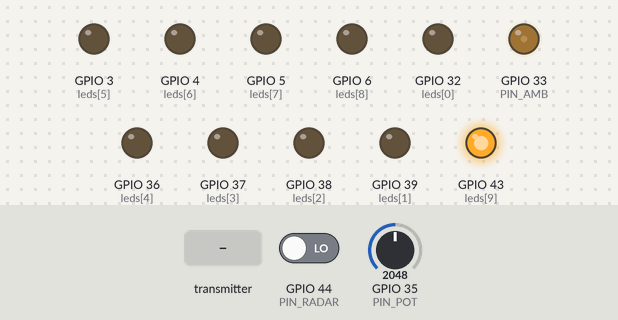
A sketch run on a simulated ESP32. Shown: output pins drawn as LEDs (lit = HIGH). Dashed ring = blinking. Inputs (shaded band) come from the test bench; at power-on: GPIO 35 (PIN_POT) = 2048, GPIO 44 (PIN_RADAR) LOW. WiFi joins after 1.5 s; servers stay silent unless stated; EEPROM starts erased; what the sketch prints to the serial monitor is not drawn.

Above: at 1.2 s.
1.3 s: the transmitter starts sending startWifi = 1024
At 1.3 s:
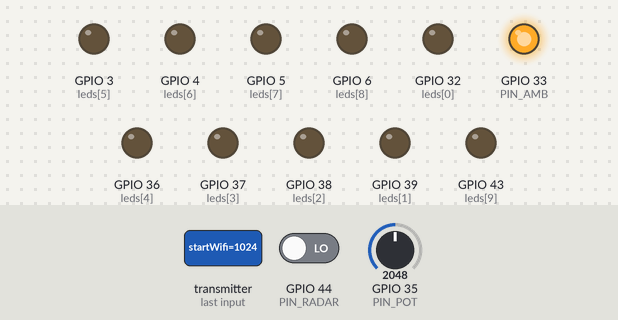
At 3.6 s:
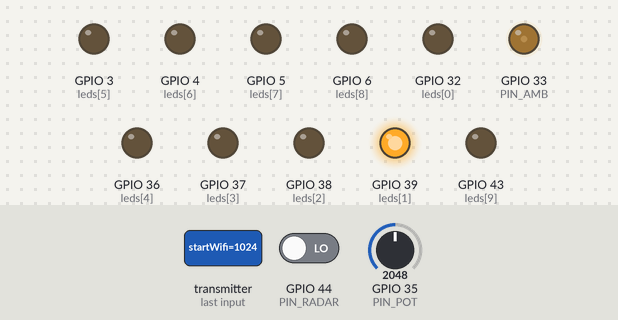
4.3 s: GPIO 35 (PIN_POT) set to 2295
7.3 s: GPIO 35 (PIN_POT) set to 2382
13.3 s: the transmitter starts sending startWifi = 0
At 14.87 s:
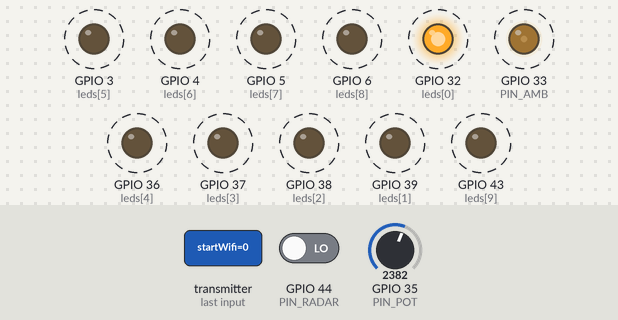
16.3 s: the transmitter starts sending startWifi = 2048
Timing chart, 0 to 20.3 s (numbered marks = the images above; inputs shaded):
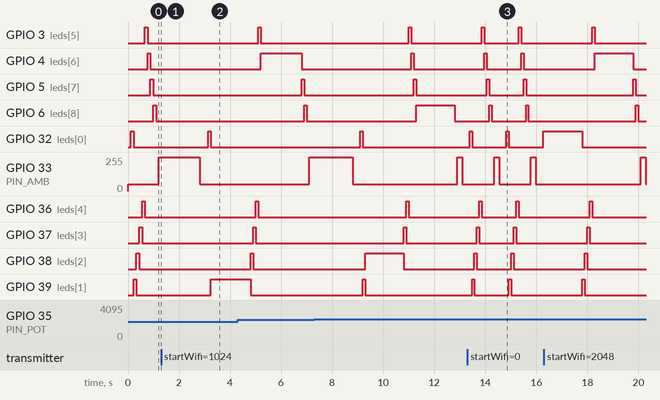

The sketch:

WarpCore_ESP32.ino
```cpp
// WarpCore_ESP32.ino — Arduino Nano ESP32
//
// Chase effect uses digitalWrite on all 10 LED groups (confirmed working).
// Ambient LED (A5) uses analogWrite for dim/bright — one LEDC channel only.
// WiFi/OTA, NVS, ESP-NOW, LD2410C presence detection preserved from prior version.
//
// Wiring:
//   Chase LEDs : A4 A3 A2 A1 A0 D2 D3 D4 D5 D6  (NPN transistors)
//                Use D2-D6 constants, NOT raw 2-6 — Nano ESP32: D2=GPIO5, raw 2=GPIO2
//   Ambient LED: A5
//   Speed pot  : A7 (wiper; ends to 3.3V and GND)
//   LD2410C OUT: D7 (push-pull, HIGH=presence)

// ── Includes ──────────────────────────────────────────────────────────────────

#include <esp_now.h>
#include <WiFi.h>
#include <esp_wifi.h>
#include <ESPmDNS.h>
#include <ArduinoOTA.h>
#include <Preferences.h>

// ── LED command constants (must match all other sketches) ─────────────────────

#define LED_ON         1
#define LED_OFF        2
#define LED_STARTUP    7
#define LED_SHUTDOWN   8
#define LED_WARP      28
#define LED_RADAR_EN  29  // DataPad → WarpCore: enable(1)/disable(0) radar
#define LED_RADAR_TRIG 30  // WarpCore → DataPad: presence detected

// ── Peer MAC addresses ────────────────────────────────────────────────────────

uint8_t dataPadAddress[] = {0x00, 0x00, 0x00, 0x00, 0x00, 0x00}; // run MAC_address_retriver on your board
uint8_t bridgeAddress[]  = {0x00, 0x00, 0x00, 0x00, 0x00, 0x00}; // run MAC_address_retriver on your board
uint8_t engRoomAddress[] = {0x00, 0x00, 0x00, 0x00, 0x00, 0x00}; // run MAC_address_retriver on your board

// ── Shared struct (must match all other sketches exactly) ─────────────────────

typedef struct struct_message {
  int status, boardInd;
  char password1[65], ssid1[33];
  int startWifi, wifiStatus;
  uint32_t ipAddress;
  int ledGroup, ledCmd, ledValue;
} struct_message;

struct_message myData;
esp_now_peer_info_t peerInfo;

// ── WarpCore state ────────────────────────────────────────────────────────────

bool    warpCoreActive = true;
bool    needAllOff     = false;
bool    remoteOverride = false;
uint8_t remoteSpeed    = 0;
bool    radarEnabled   = true;

// ── WiFi / OTA ────────────────────────────────────────────────────────────────

const char* mdnsName      = "WarpCore";
uint32_t    last_ota_time = 0;
bool        wifiActive      = false;
bool        servicesStarted = false;
uint32_t    wifiDropMs      = 0;
int         startWifi1      = 0;
bool        saveWifi1       = false;
uint8_t     wifiChannel     = 1;
#define WIFI_REVERT_MS 90000

// ── LD2410C presence sensor ───────────────────────────────────────────────────

#define PIN_RADAR        D7
#define RADAR_LOCKOUT_MS 3000

bool     radarLastState = false;
uint32_t radarLockoutMs = 0;

// ── Pin assignments ───────────────────────────────────────────────────────────

const uint8_t leds[]  = {A4, A3, A2, A1, A0, D2, D3, D4, D5, D6};
const uint8_t NLEDS   = sizeof(leds) / sizeof(uint8_t);
const uint8_t PIN_AMB = A5;
const uint8_t PIN_POT = A7;

const int AMB_DIM = 50;

// ── Chase state machine ───────────────────────────────────────────────────────

enum ChaseState { CHASE, PAUSE_HIGH, PAUSE_LOW };
ChaseState chaseState = CHASE;
int        chaseStep  = 0;
uint32_t   chaseTimer = 0;

int getDelay() {
  if (remoteOverride)
    return (int)map(remoteSpeed, 0, 10, 200, 20);
  return map(analogRead(PIN_POT), 0, 4095, 200, 20);
}

void updateChase() {
  uint32_t now = millis();
  int      d   = getDelay();

  switch (chaseState) {
    case CHASE:
      if (now - chaseTimer < (uint32_t)d) return;
      chaseTimer = now;
      if (chaseStep == 0) {
        digitalWrite(leds[0], HIGH);
      } else if (chaseStep < NLEDS) {
        digitalWrite(leds[chaseStep],     HIGH);
        digitalWrite(leds[chaseStep - 1], LOW);
      } else {
        digitalWrite(leds[NLEDS - 1], LOW);
        analogWrite(PIN_AMB, 255);
        chaseState = PAUSE_HIGH;
        chaseStep  = 0;
        break;
      }
      chaseStep++;
      break;

    case PAUSE_HIGH:
      if (now - chaseTimer < (uint32_t)(d * 2)) return;
      analogWrite(PIN_AMB, AMB_DIM);
      chaseState = PAUSE_LOW;
      chaseTimer = now;
      break;

    case PAUSE_LOW:
      if (now - chaseTimer < (uint32_t)(d * 2)) return;
      chaseState = CHASE;
      chaseTimer = now;
      break;
  }
}

// ── Helpers ───────────────────────────────────────────────────────────────────

void allLedsOff() {
  for (int i = 0; i < NLEDS; i++) digitalWrite(leds[i], LOW);
  analogWrite(PIN_AMB, 0);
  chaseState = CHASE;
  chaseStep  = 0;
  chaseTimer = 0;
}

// ── ESP-NOW receive ───────────────────────────────────────────────────────────

void OnDataRecv(const uint8_t *mac, const uint8_t *data, int len) {
  if (len < (int)sizeof(struct_message)) return;
  memcpy(&myData, data, sizeof(myData));

  if      (myData.startWifi == 3) { startWifi1 = 3; saveWifi1 = false; }
  else if (myData.startWifi == 2) { startWifi1 = 1; saveWifi1 = true;  }
  else if (myData.startWifi)      { startWifi1 = 1; saveWifi1 = false; }

  switch (myData.ledCmd) {
    case LED_WARP:
      remoteSpeed    = (uint8_t)constrain(myData.ledValue, 0, 10);
      remoteOverride = (remoteSpeed > 0);
      break;
    case LED_RADAR_EN:
      radarEnabled = (myData.ledValue != 0);
      { Preferences prefs; prefs.begin("warpcore", false);
        prefs.putBool("radar_on", radarEnabled); prefs.end(); }
      break;
    case LED_STARTUP:
      warpCoreActive = true;
      remoteOverride = false;
      remoteSpeed    = 0;
      break;
    case LED_SHUTDOWN:
      warpCoreActive = false;
      needAllOff     = true;
      break;
    case LED_ON:
      warpCoreActive = true;
      break;
    case LED_OFF:
      warpCoreActive = false;
      needAllOff     = true;
      break;
  }
}

// ── WiFi / OTA ────────────────────────────────────────────────────────────────

static void refreshPeers() {
  const uint8_t* peers[] = {dataPadAddress, bridgeAddress, engRoomAddress};
  for (auto addr : peers) {
    esp_now_del_peer(addr);
    memcpy(peerInfo.peer_addr, addr, 6);
    peerInfo.channel = 0; peerInfo.encrypt = false;
    esp_now_add_peer(&peerInfo);
  }
  esp_wifi_get_channel(&wifiChannel, NULL);
  Serial.printf("ESP-NOW peers refreshed  ch=%d\n", wifiChannel);
}

void StartWiFi(bool saveCredentials) {
  const char* ssid     = myData.ssid1;
  const char* password = myData.password1;
  Serial.printf("Connecting to: %s\n", ssid);

  bool connected = false;
  for (int attempt = 1; attempt <= 2 && !connected; attempt++) {
    Serial.printf("WiFi attempt %d/2...\n", attempt);
    WiFi.disconnect(); WiFi.begin(ssid, password);
    unsigned long t = millis();
    while (millis() - t < 10000) {
      if (WiFi.status() == WL_CONNECTED) { connected = true; break; }
      delay(100); Serial.print(".");
    }
    Serial.println();
  }

  if (!connected) {
    WiFi.disconnect();
    esp_wifi_set_channel(1, WIFI_SECOND_CHAN_NONE);
    wifiChannel = 1;
    Serial.printf("WiFi: did not connect after 2 attempts. ESP-NOW ch=%d\n", wifiChannel);
    myData.boardInd   = 4;
    myData.wifiStatus = 6;
    esp_now_send(dataPadAddress, (uint8_t *)&myData, sizeof(myData));
    return;
  }

  Serial.printf("WiFi connected. IP: %s  ch=%d\n", WiFi.localIP().toString().c_str(), WiFi.channel());
  esp_wifi_set_ps(WIFI_PS_NONE);
  refreshPeers();
  myData.boardInd   = 4;
  myData.wifiStatus = 7;
  myData.ipAddress  = (uint32_t)WiFi.localIP();
  esp_now_send(dataPadAddress, (uint8_t *)&myData, sizeof(myData));

  if (saveCredentials) {
    Preferences prefs;
    prefs.begin("warpcore", false);
    prefs.putString("wifi_ssid", String(myData.ssid1));
    prefs.putString("wifi_pass", String(myData.password1));
    prefs.putBool("wifi_auto",   true);
    prefs.end();
    Serial.println("WiFi credentials saved to NVS");
  }

  if (!servicesStarted) {
    if (MDNS.begin(mdnsName)) Serial.printf("mDNS started: http://%s.local\n", mdnsName);
    else                      Serial.println("mDNS failed — continuing without it");
    ArduinoOTA.begin();
    servicesStarted = true;
    wifiActive      = true;
    wifiDropMs      = 0;
  }
}

void RevertWiFi() {
  Preferences prefs;
  prefs.begin("warpcore", false); prefs.putBool("wifi_auto", false); prefs.end();
  WiFi.disconnect();
  esp_wifi_set_channel(1, WIFI_SECOND_CHAN_NONE);
  wifiChannel     = 1;
  wifiActive      = false;
  wifiDropMs      = 0;
  servicesStarted = false;
  Serial.printf("WiFi reverted. ESP-NOW ch=%d\n", wifiChannel);
}

// ── Arduino entry points ──────────────────────────────────────────────────────

void setup() {
  Serial.begin(115200);
  Serial.print("WarpCore MAC: ");

  WiFi.mode(WIFI_STA);
  esp_wifi_set_channel(1, WIFI_SECOND_CHAN_NONE);
  Serial.println(WiFi.macAddress());

  {
    Preferences prefs;
    prefs.begin("warpcore", true);
    warpCoreActive = prefs.getBool("on_default", true);
    radarEnabled   = prefs.getBool("radar_on",   true);
    bool wifi_auto = prefs.getBool("wifi_auto",  false);
    if (wifi_auto) {
      String ssid = prefs.getString("wifi_ssid", "");
      String pass = prefs.getString("wifi_pass", "");
      strncpy(myData.ssid1,     ssid.c_str(), 32); myData.ssid1[32]     = '\0';
      strncpy(myData.password1, pass.c_str(), 64); myData.password1[64] = '\0';
      if (ssid.length() > 0) startWifi1 = 1;
    }
    prefs.end();
  }

  esp_now_init();
  esp_now_register_recv_cb(OnDataRecv);

  const uint8_t* peers[] = {dataPadAddress, bridgeAddress, engRoomAddress};
  for (auto addr : peers) {
    memcpy(peerInfo.peer_addr, addr, 6);
    peerInfo.channel = 0; peerInfo.encrypt = false;
    esp_now_add_peer(&peerInfo);
  }
  esp_wifi_get_channel(&wifiChannel, NULL);
  Serial.printf("ESP-NOW ready  ch=%d\n", wifiChannel);

  ArduinoOTA.setHostname(mdnsName);
  ArduinoOTA
    .onStart([]() { Serial.println("OTA start"); })
    .onEnd([]()   { Serial.println("\nOTA end"); })
    .onProgress([](unsigned int progress, unsigned int total) {
      if (millis() - last_ota_time > 500) {
        Serial.printf("OTA: %u%%\n", progress / (total / 100));
        last_ota_time = millis();
      }
    })
    .onError([](ota_error_t error) {
      const char* msg[] = {"Auth Failed","Begin Failed","Connect Failed","Receive Failed","End Failed"};
      if (error <= OTA_END_ERROR) Serial.printf("OTA Error[%u]: %s\n", error, msg[error]);
    });

  pinMode(PIN_RADAR, INPUT);

  for (int i = 0; i < NLEDS; i++) {
    pinMode(leds[i], OUTPUT);
    digitalWrite(leds[i], LOW);
  }
  pinMode(PIN_AMB, OUTPUT);
  analogWrite(PIN_AMB, warpCoreActive ? AMB_DIM : 0);
}

void loop() {
  if (startWifi1) {
    if      (startWifi1 == 3) RevertWiFi();
    else if (startWifi1 == 1) StartWiFi(saveWifi1);
    startWifi1 = 0;
  }

  if (servicesStarted) ArduinoOTA.handle();

  if (wifiActive) {
    if (WiFi.status() != WL_CONNECTED) {
      if (wifiDropMs == 0) wifiDropMs = millis();
      else if (millis() - wifiDropMs >= WIFI_REVERT_MS) {
        Serial.println("WiFi dropped — auto-reverting to ESP-NOW ch=1");
        wifiDropMs = 0; startWifi1 = 3;
      }
    } else { wifiDropMs = 0; }
  }

  if (needAllOff) { allLedsOff(); needAllOff = false; }

  bool radarNow = digitalRead(PIN_RADAR);
  if (radarNow != radarLastState)
    Serial.printf("Radar: %s\n", radarNow ? "PRESENCE" : "clear");
  if (radarEnabled && radarNow && !radarLastState && millis() - radarLockoutMs >= RADAR_LOCKOUT_MS) {
    radarLockoutMs = millis();
    Serial.println("Radar trigger — notifying DataPad");
    myData.boardInd = 4; myData.ledGroup = -1;
    myData.ledCmd   = LED_RADAR_TRIG; myData.ledValue = 0;
    esp_now_send(dataPadAddress, (uint8_t *)&myData, sizeof(myData));
    // TODO: send red alert cmd here (when red alert screen is implemented on DataPad)
  }
  radarLastState = radarNow;

  if (warpCoreActive) updateChase();
}
```

Measured:
- after the input at 1.3 s, GPIO 3 (leds[5]), GPIO 4 (leds[6]), GPIO 5 (leds[7]), GPIO 36 (leds[4]), GPIO 37 (leds[3]), GPIO 38 (leds[2]): stops changing and stays LOW; GPIO 6 (leds[8]): stays LOW (without the input it goes to HIGH after 1.3 s); GPIO 43 (leds[9]): stays LOW (without the input it goes to HIGH after 1.5 s)
- after the input at 13.3 s, GPIO 4 (leds[6]): alternates HIGH for 0.10 s and LOW for 1.3 s, starting after 0.66 s; GPIO 5 (leds[7]): alternates HIGH for 0.10 s and LOW for 1.3 s, starting after 0.76 s
